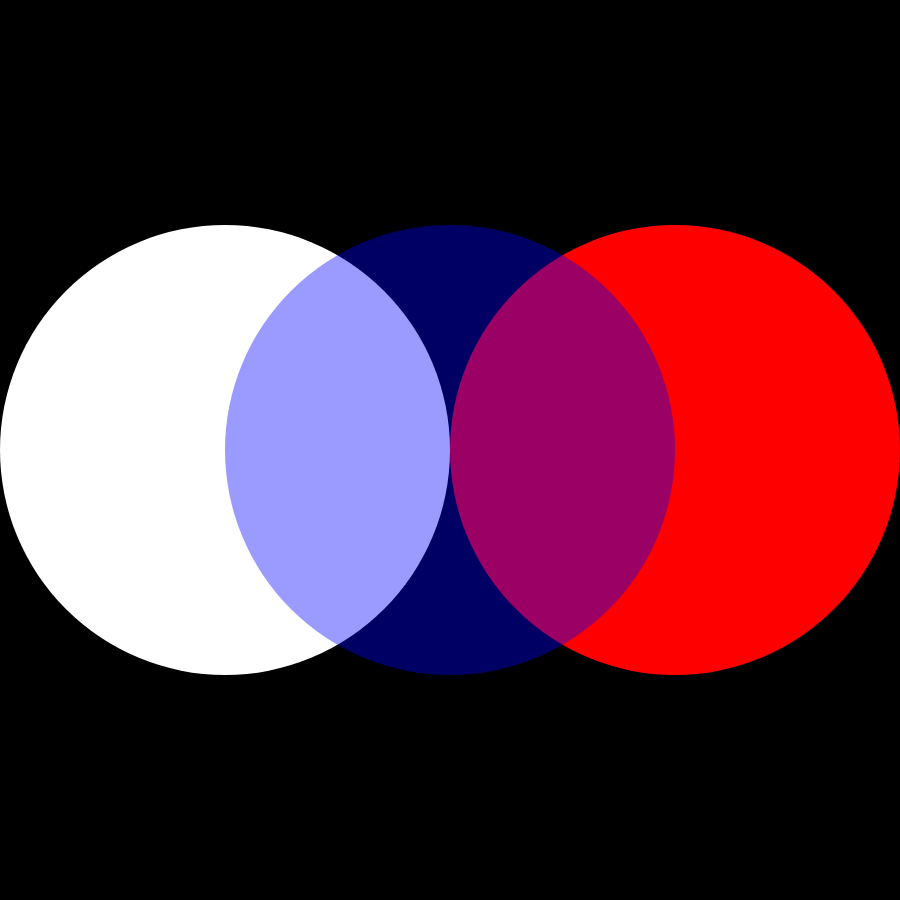
Frame 1 (no input)
Frame 60 (no input): identical to frame 1, image omitted
Frame 120 (the mouse pressed at the canvas centre since frame 60): identical to frame 1, image omitted

The p5.js sketch that drew this single still picture (run headless with seeded random() and noise() and a simulated clock; from frame 60 on, the mouse is pressed at the canvas centre):

// p5.js sketch
// ── sketch.js
function setup() {
  createCanvas(900, 900);
  noStroke();
}

function draw() {

  // we can use html colors like this: "black"
  background("black");

  // or we can use hex colors like this: "#ffffff"
  fill("#ffffff");
  ellipse(225, 450, 450, 450);

  // or we can use rgb colors like this: 255, 0, 0
  fill(255, 0, 0);
  ellipse(675, 450, 450, 450);

  // we can also use colors with transparency like this: 0, 0, 255, 100
  fill(0, 0, 255, 100);
  ellipse(450, 450, 450, 450);
}
